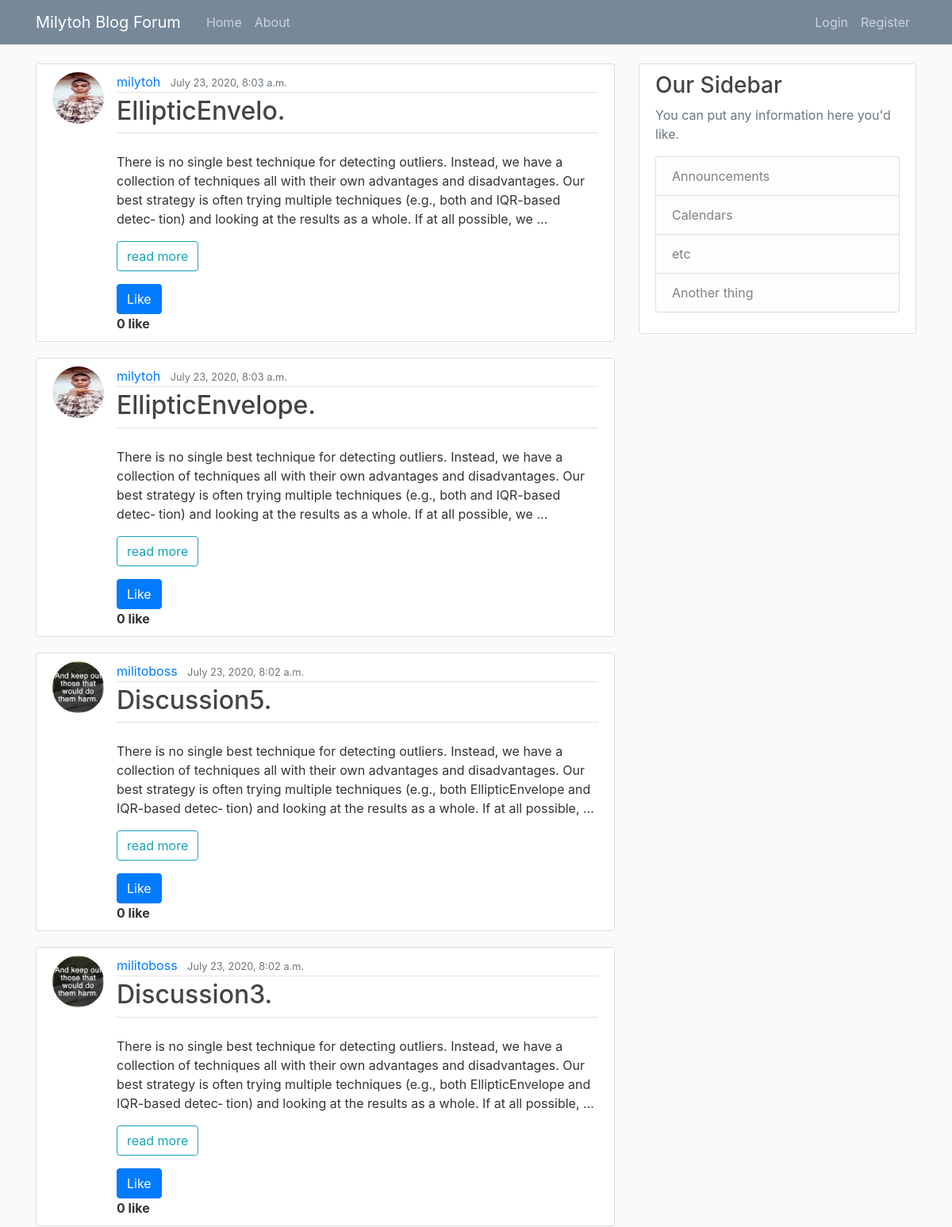
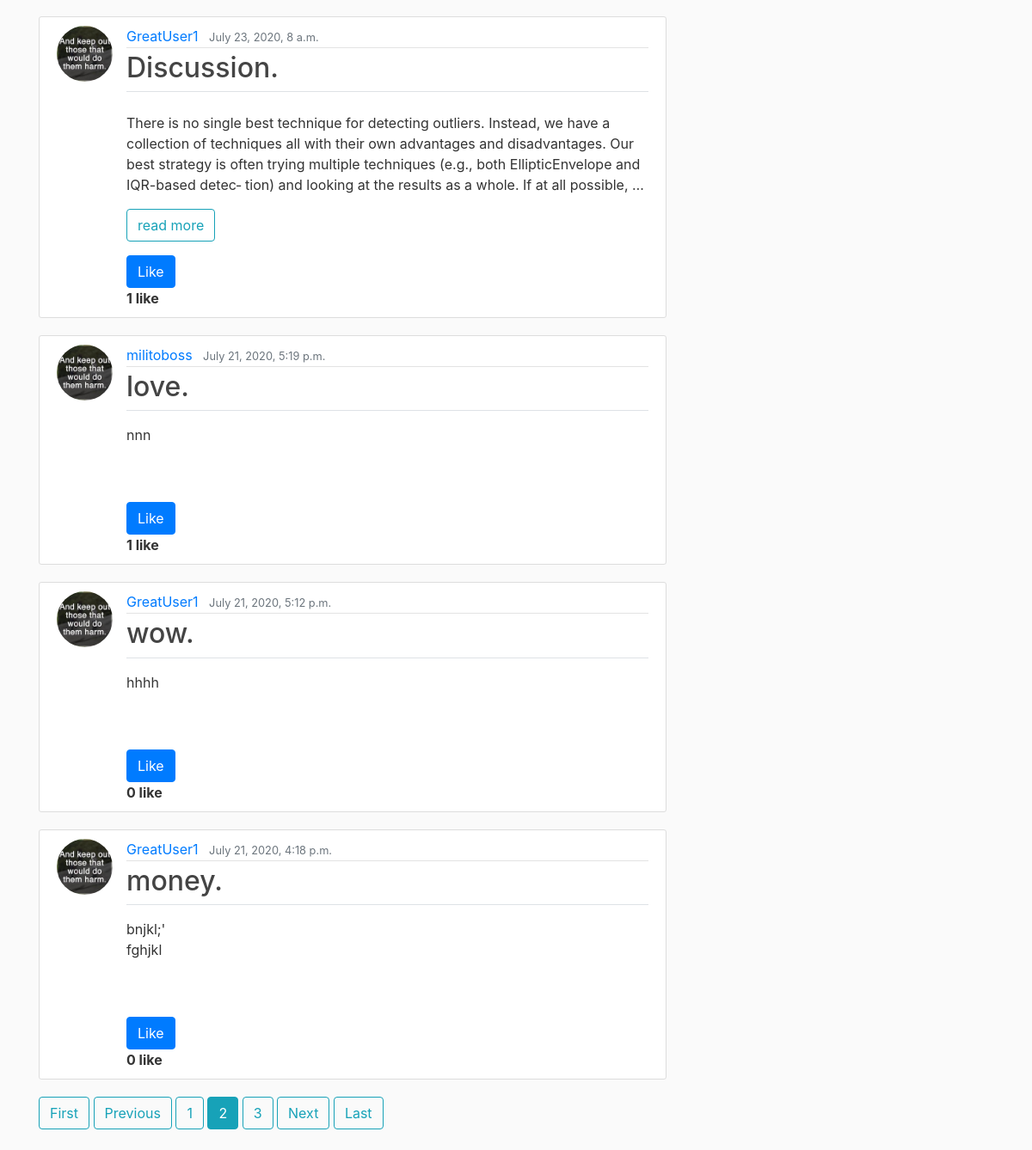
Screenshot of /?page=2 with the database file from the repository (2 pictures, top to bottom).
### myblog/models.py (models this page shows, shortened)
class Post(models.Model):
    title = models.CharField(max_length=100)
    content = models.TextField()
    date_posted = models.DateTimeField(default=timezone.now)
    author = models.ForeignKey(User, on_delete=models.CASCADE)
    liked = models.ManyToManyField(User, default=None, blank=True, related_name='liked')

### users/models.py (models this page shows, shortened)
class Profile(models.Model):
    user = models.OneToOneField(User, on_delete=models.CASCADE)
    image = models.ImageField(default='default.jpg', upload_to='profile_pics')

### myblog/views.py (the view)
# urls.py: path('', PostListVeiw.as_view(), name='myblog_home'),
class PostListVeiw(ListView):
    model = Post
    template_name = 'myblog/home.html'
    context_object_name = 'posts'
    ordering =['-date_posted']
    paginate_by = 8

### myblog/templates/myblog/home.html (shortened to what this page needs)
{% extends 'myblog/base.html'%}
{% block content %}
  {% for post in posts %}
   <article class="media content-section">
      <a href="{{ post.author.profile.image.url}}">
     <img class="rounded-circle article-img"  src="{{ post.author.profile.image.url}}">
       </a>
    <div class="media-body">
      <div class="article-metadata">
        <a class="mr-2" href="{% url 'myblog:user-posts' post.author.username %}">{{ post.author }}</a>
        <small class="text-muted">{{ post.date_posted }}</small>
      </div>
        <legend class="border-bottom mb-3">
        <h2><a class="article-title" href="{% url 'myblog:post-detail' post.id %}">{{ post.title }}.</a></h2>
        </legend>
        {% if post.content|length > 50%}
          {{ post.content|safe|truncatewords:"50"|linebreaks }}
           <a class="btn btn-outline-info" href="{% url 'myblog:post-detail' post.id %}"> read more </a>
           <form action="{% url 'myblog:like-post' %}" method="POST">
              {% if user not in post.liked.all %}
                 <button class="btn btn-primary mt-3" type="submit">Like </button>
              {% else %}
                <button class="btn btn-danger mt-3" style="background-color: rgb(153, 109, 109)" type="submit"><i class=" fa fa-thumbs-o-up" aria-hidden="true"> </i> Unlike </button>
              {% endif %}
            </form>
            {% if user in post.liked.all %}
                {% if post.liked.all.count <= 1 %}
                   <strong>   {{post.liked.all.count  }}  like</strong>
                {% else %}
                   <strong> {{post.liked.all.count}}  likes </strong>
                {% endif %}
            {% else  %}
                {% if post.liked.all.count  <= 1 %}
                  <strong> {{post.liked.all.count}}  like</strong>
                {% else %}
                  <strong> {{post.liked.all.count}}  likes </strong>
                {% endif %}
            {% endif %}
        {% else %}
           <p class="article-content">{{ post.content }}</p>
              <form action="{% url 'myblog:like-post' %}" method="POST">
              {% if user not in post.liked.all %}
                 <button class="btn btn-primary mt-3" type="submit">Like </button>
              {% else %}
                <button class="btn btn-danger mt-3" style="background-color: rgb(153, 109, 109)" type="submit"> Unlike </button>
              {% endif %}
            </form>
            {% if user in post.liked.all %}
                {% if post.liked.all.count <= 1 %}
                   <strong>   {{post.liked.all.count  }}  like</strong>
                {% else %}
                   <strong> {{post.liked.all.count}}  likes </strong>
                {% endif %}
            {% else  %}
                {% if post.liked.all.count  <= 1 %}
                  <strong> {{post.liked.all.count}}  like</strong>
                {% else %}
                  <strong> {{post.liked.all.count}}  likes </strong>
                {% endif %}
            {% endif %}
        {% endif %}
    </div>
  </article>
  {%endfor%}
  {% if is_paginated %}
    {% if page_obj.has_previous %}
      <a class="btn btn-outline-info mb-4 " href="?page="1> First </a>
      <a class="btn btn-outline-info mb-4 " href="?page={{ page_obj.previous_page_number }}"> Previous </a>
    {% endif %}
    {% for num in page_obj.paginator.page_range %}
      {% if page_obj.number == num %}
        <a class="btn btn-info mb-4 " href="?page={{ num }}"> {{ num }} </a>
      {% elif num > page_obj.number|add:'-3' and num < page_obj.number|add:'3' %}
        <a class="btn btn-outline-info mb-4 " href="?page={{ num }}"> {{ num }} </a>
      {% endif %}
    {% endfor %}
    {% if page_obj.has_next %}
      <a class="btn btn-outline-info mb-4 " href="?page={{ page_obj.next_page_number }}"> Next </a>
      <a class="btn btn-outline-info mb-4 " href="?page={{ page_obj.panginator.num_pages }}"> Last </a>
    {% endif %}
  {% endif %}
  {% endblock content %}

### myblog/static/myblog/main.css (style rules this page uses)
body { background: #fafafa; color: #333333; margin-top: 5rem; }
h1, h2, h3, h4, h5, h6 { color: #444444; }
.content-section { background: #ffffff; padding: 10px 20px; border: 1px solid #dddddd; border-radius: 3px; margin-bottom: 20px; }
.article-title { color: #444444; }
.article-content { white-space: pre-line; margin-bottom: 50px; }
.article-img { height: 65px; width: 65px; margin-right: 16px; }
.article-metadata { padding-bottom: 1px; margin-bottom: 4px; border-bottom: 1px solid #e3e3e3 }

### rows the page displays
Post: author.profile.image (picture), author "milytoh", date_posted "July 23, 2020, 8:03 a.m.", title "EllipticEnvelo", content "There is no single best technique for detecting outliers. Instead, we have a collection of techniques all with their own advantages and disadvantages. Our best strategy is often trying multiple techniques (e.g., both and IQR-based detec‐ tion) and looking at the results as a whole. If at all possible, we …", shows "Like", liked.all.count "0"
Post: author.profile.image (picture), author "milytoh", date_posted "July 23, 2020, 8:03 a.m.", title "EllipticEnvelope", content "There is no single best technique for detecting outliers. Instead, we have a collection of techniques all with their own advantages and disadvantages. Our best strategy is often trying multiple techniques (e.g., both and IQR-based detec‐ tion) and looking at the results as a whole. If at all possible, we …", shows "Like", liked.all.count "0"
Post: author.profile.image (placeholder picture), author "militoboss", date_posted "July 23, 2020, 8:02 a.m.", title "Discussion5", content "There is no single best technique for detecting outliers. Instead, we have a collection of techniques all with their own advantages and disadvantages. Our best strategy is often trying multiple techniques (e.g., both EllipticEnvelope and IQR-based detec‐ tion) and looking at the results as a whole. If at all possible, …", shows "Like", liked.all.count "0"
Post: author.profile.image (placeholder picture), author "militoboss", date_posted "July 23, 2020, 8:02 a.m.", title "Discussion3", content "There is no single best technique for detecting outliers. Instead, we have a collection of techniques all with their own advantages and disadvantages. Our best strategy is often trying multiple techniques (e.g., both EllipticEnvelope and IQR-based detec‐ tion) and looking at the results as a whole. If at all possible, …", shows "Like", liked.all.count "0"
Post: author.profile.image (placeholder picture), author "GreatUser1", date_posted "July 23, 2020, 8 a.m.", title "Discussion", content "There is no single best technique for detecting outliers. Instead, we have a collection of techniques all with their own advantages and disadvantages. Our best strategy is often trying multiple techniques (e.g., both EllipticEnvelope and IQR-based detec‐ tion) and looking at the results as a whole. If at all possible, …", shows "Like", liked.all.count "1"
Post: author.profile.image (placeholder picture), author "militoboss", date_posted "July 21, 2020, 5:19 p.m.", title "love", content "nnn", shows "Like", liked.all.count "1"
Post: author.profile.image (placeholder picture), author "GreatUser1", date_posted "July 21, 2020, 5:12 p.m.", title "wow", content "hhhh", shows "Like", liked.all.count "0"
Post: author.profile.image (placeholder picture), author "GreatUser1", date_posted "July 21, 2020, 4:18 p.m.", title "money", content "bnjkl;' fghjkl", shows "Like", liked.all.count "0"

### other values shown
{{ num }} "1" "3"
{{ num }} "2"
